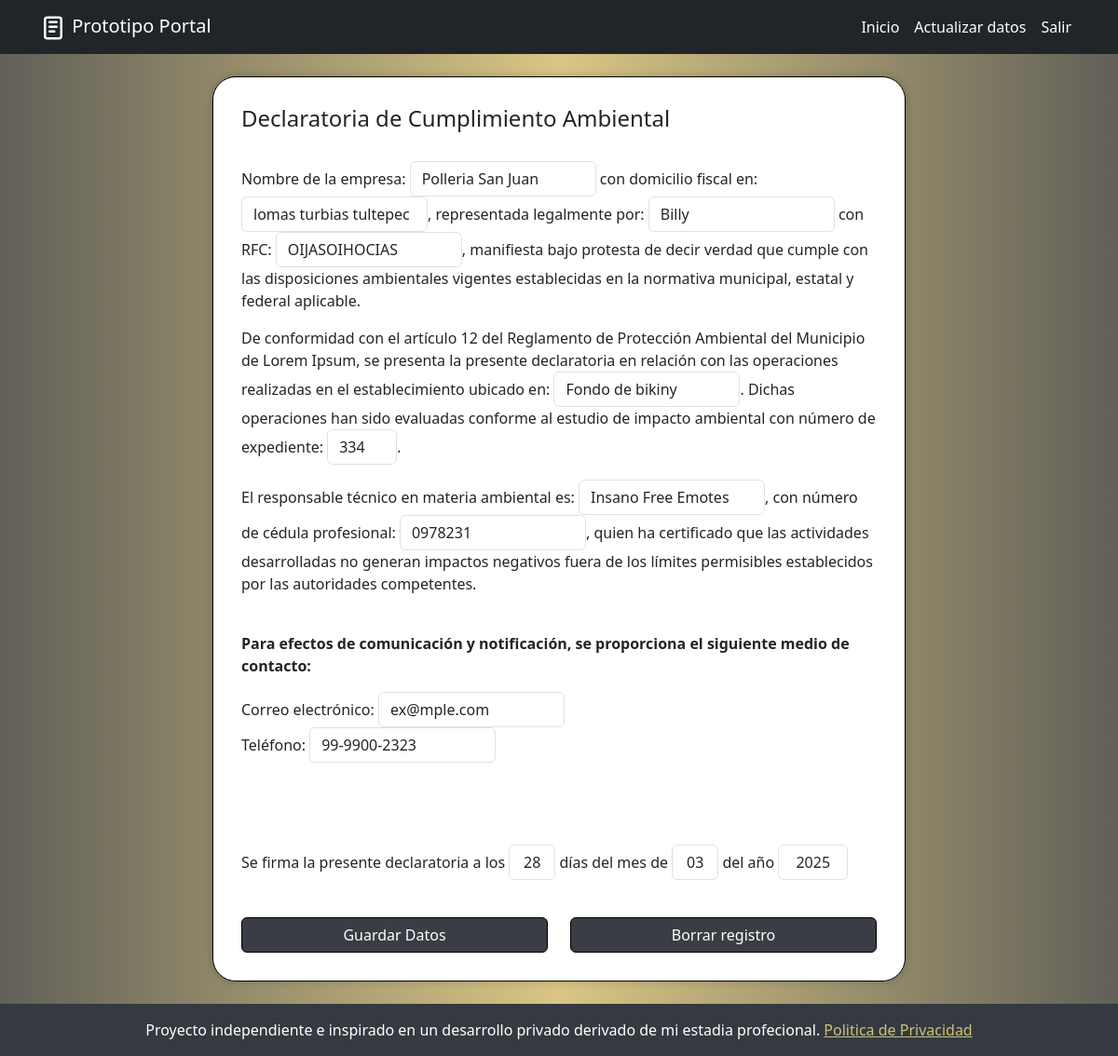
The app's page /declaratoria_cumplimiento_ambiental/ (signed in), older data.
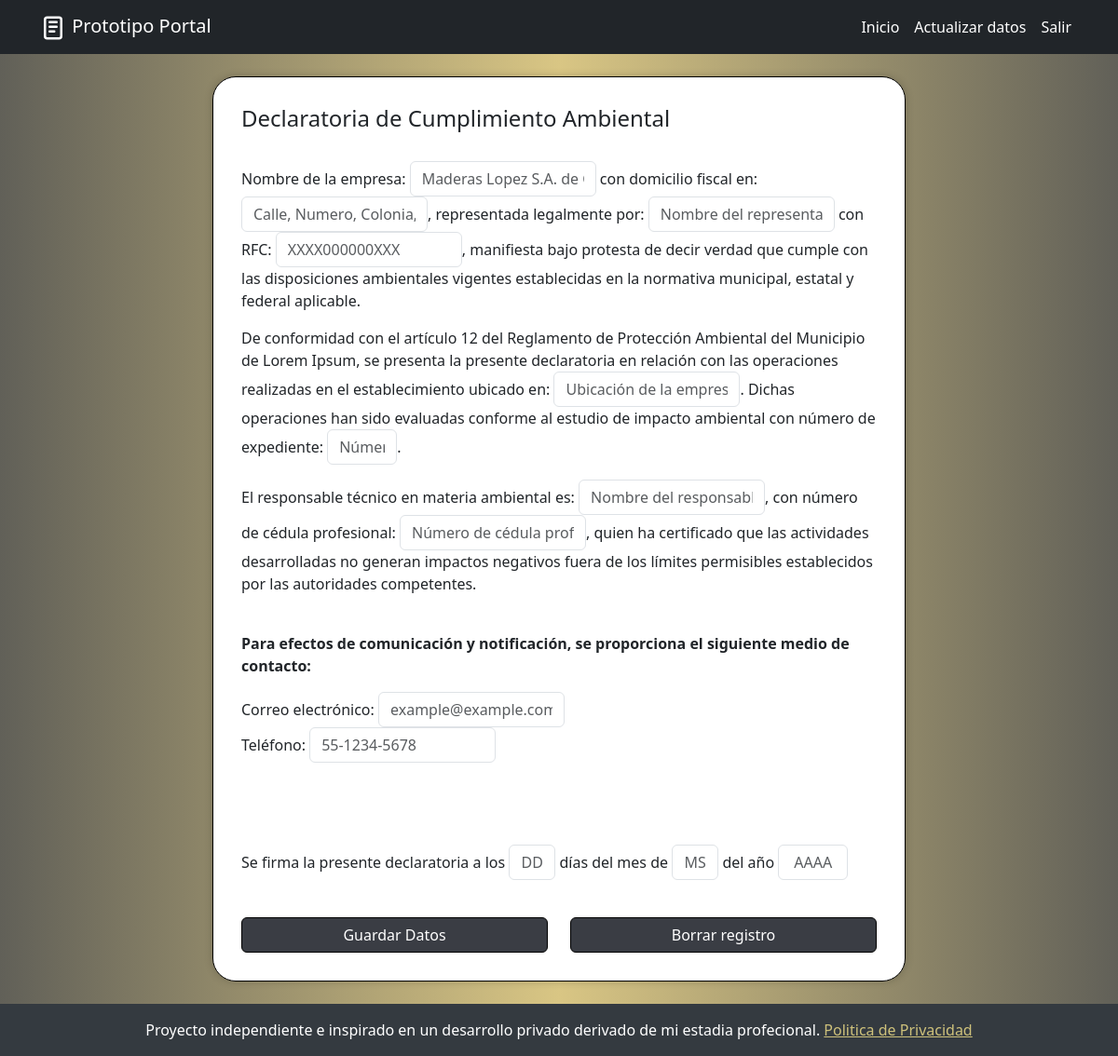
The same page, newer data.
### Portal/models.py (models this page shows, shortened)
class declaCumpliAmbModel(models.Model):
    empresaDCA = models.CharField(max_length=255)
    domicilioDCA = models.CharField(max_length=255)
    representanteDCA = models.CharField(max_length=255)
    rfcDCA = models.CharField(max_length=13)
    ubicacionDCA = models.CharField(max_length=255)
    expedienteDCA = models.CharField(max_length=255)
    responsableDCA = models.CharField(max_length=255)
    cedulaDCA = models.CharField(max_length=255)
    emailDCA = models.EmailField(max_length=255)
    telefonoDCA = models.CharField(max_length=12)
    diaDCA = models.CharField(max_length=2)
    mesDCA = models.CharField(max_length=2)
    yearDCA = models.CharField(max_length=4)
    user = models.ForeignKey(User, on_delete=models.CASCADE)

### Portal/views.py (the view)
# urls.py: path('declaratoria_cumplimiento_ambiental/', views.declaratoriaCumplimientoAmbiental, name='declaratoriaCA'),
def declaratoriaCumplimientoAmbiental(request):
    datos = declaCumpliAmbModel.objects.filter(user=request.user).first()
    if request.method == 'POST':
        if datos:
            form = formDeclaratoriaCumplimientoAmbiental(request.POST, instance=datos)
        else:
            form = formDeclaratoriaCumplimientoAmbiental(request.POST)
        if form.is_valid():
            print(request.POST)
            instancia = form.save(commit=False)
            instancia.user = request.user  # Asegúrate de asignar el usuario si es necesario
            instancia.save()
            messages.success(request, 'Datos de Declaratoria de Cumplimiento Ambiental enviados correctamente')
            return redirect('home')
        else:
            messages.error(request, 'Por favor introdusca valores validos.')
            print(form.errors)
    else:
        if datos:
            form = formDeclaratoriaCumplimientoAmbiental(instance=datos)
        else:
            form = formDeclaratoriaCumplimientoAmbiental()
    return render(request, 'Documentos/declaratoriaCA.html', {
        'form': form
    })

### Portal/templates/Documentos/declaratoriaCA.html (shortened to what this page needs)
{% extends 'base.html' %}
{% block content %}
<div class="container-fluid mb-4" >
    <div class="row justify-content-center">
        <div class="documentosGenerales-card col-12 col-sm-12 col-md-12 col-lg-8 col-xl-8 ">
            <form id="formularioCA" action="{% url 'declaratoriaCA' %}" method="post">
            <h4>Declaratoria de Cumplimiento Ambiental</h4>
            <br>
            <p>
                Nombre de la empresa: {{form.empresaDCA}} con domicilio fiscal en: {{form.domicilioDCA}}, representada legalmente por: {{form.representanteDCA }} con RFC: {{form.rfcDCA}}, manifiesta bajo protesta de decir verdad que cumple con las disposiciones ambientales vigentes establecidas en la normativa municipal, estatal y federal aplicable.
            </p>
            <p>
                De conformidad con el artículo 12 del Reglamento de Protección Ambiental del Municipio de Lorem Ipsum, se presenta la presente declaratoria en relación con las operaciones realizadas en el establecimiento ubicado en: {{form.ubicacionDCA}}. Dichas operaciones han sido evaluadas conforme al estudio de impacto ambiental con número de expediente: {{form.expedienteDCA}}.
            </p>
            <p>
                El responsable técnico en materia ambiental es: {{form.responsableDCA}}, con número de cédula profesional: {{form.cedulaDCA}}, quien ha certificado que las actividades desarrolladas no generan impactos negativos fuera de los límites permisibles establecidos por las autoridades competentes.
            </p>
            <br>
            <p><strong>Para efectos de comunicación y notificación, se proporciona el siguiente medio de contacto:</strong></p>
            <p>
                Correo electrónico: {{form.emailDCA}} <br>
                Teléfono: {{form.telefonoDCA}}
            </p>
            <br><br><br>
            <p>
                Se firma la presente declaratoria a los {{form.diaDCA}} días del mes de {{form.mesDCA}} del año {{form.yearDCA}}
            </p>
            <br>
            </form>
            <div class="d-grid gap-4">
                <div class="row text-center">
                    <div class="col-12 col-md-6 ">
                        <button type="submit" class="btn btn-primary w-100 botongral" form="formularioCA" >
                            Guardar Datos
                        </button>
                    </div>
                    <div class="col-12 col-md-6">
                        <form action="{% url 'borrarDCA' %}" method="post" >
                            <button class="btn btn-primary w-100 botongral" >
                                Borrar registro
                            </button>
                        </form>
                    </div>
                </div>
            </div>
        </div>
        </div>
    </div>
{% endblock %}

### Portal/templates/base.html (shortened to what this page needs)
<!DOCTYPE html>
<html lang="es">
<head>
    {% load static %}
    <link rel="stylesheet" href="https://cdn.jsdelivr.net/npm/bootstrap-icons@1.11.3/font/bootstrap-icons.min.css">
    <link href="https://cdn.jsdelivr.net/npm/bootstrap@5.3.0/dist/css/bootstrap.min.css" rel="stylesheet">
    <link href="{% static 'css/styles.css' %}" rel="stylesheet">
</head>
<body class="d-flex flex-column min-vh-100">
    <nav class="navbar navbar-expand-lg navbar-dark bg-dark sticky-top">
        <div class="container">
            <a class="navbar-brand" href="/">
                Prototipo Portal
            </a>
            <div class="collapse navbar-collapse" id="navbarNav">
                <ul class="navbar-nav ms-auto mb-2 mb-lg-0">
                    {% if user.is_authenticated %}
                    <li class="nav-item">
                        <a class="nav-link" href="/">Inicio</a>
                    </li>
                    <li class="nav-item">
                        <a class="nav-link" href="{% url 'actualizar' %}">Actualizar datos</a>
                    </li>
                    <li class="nav-item">
                        <a class="nav-link" href="{% url 'logout' %}">Salir</a>
                    </li>
                    {% endif %}
                </ul>
            </div>
        </div>
    </nav>
    <main class="container flex-grow-1 mt-4">
        {% block content %}
        {% endblock %}
    </main>
    <footer class="footer mt-auto py-3 bg-dark text-white text-center">
        <div class="container">
            <span>Proyecto independiente e inspirado en un desarrollo privado derivado de mi estadia profecional. <a href="{% url 'politicaPrivacidad' %}" style="color: #cec17b">Politica de Privacidad</a></span>
        </div>
    </footer>
</body>
</html>

### Portal/static/css/styles.css (style rules this page uses)
body { background: #616058; background: linear-gradient(90deg, rgba(97, 96, 88, 1) 0%, rgba(217, 198, 132, 1) 50%, rgba(97, 96, 88, 1) 100%); }
.footer { background-color: #343a40 !important; color: #ffffff; padding: 1rem 0; }
.navbar-dark .navbar-nav .nav-link { color: white !important; }
.documentosGenerales-card { border: 1px solid rgb(0, 0, 0); background-color: #fff; box-shadow: 0 0 10px rgba(0, 0, 0, 0.2); padding: 30px; justify-content: center; border-radius: 25px; }
.botongral { background-color: #3a3d44; border-color: #000000; }

Row changes from the older to the newer data that the page shows:
removed declaCumpliAmbModel: empresaDCA "Polleria San Juan", domicilioDCA "lomas turbias tultepec", representanteDCA "Billy", rfcDCA "OIJASOIHOCIAS", ubicacionDCA "Fondo de bikiny", expedienteDCA "334", responsableDCA "Insano Free Emotes", cedulaDCA "0978231", emailDCA "ex@mple.com", telefonoDCA "99-9900-2323", diaDCA "28", mesDCA "03", yearDCA "2025"
